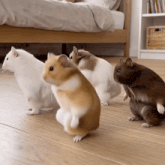
#> input picture data/dance.gif, 165 x 165 px
$ python prepare_extra_activities.py
#> lines starting #> are read from the running program, lines starting #| are printed output that depends on the picture
"""Prepare dance while preserving every existing device GIF byte-for-byte.
Requires Pillow. Run after prepare_preview.py if rebuilding the base set.
All source frames and timing are retained; resolution/palette adapt to headroom.
"""
from pathlib import Path
from io import BytesIO
from PIL import Image, ImageOps, ImageFilter

ROOT = Path(__file__).resolve().parents[1]
OUTPUT = ROOT / "device_data"
NAMES = ("dance.gif",)
BUDGET = 2200000
OUTPUT.mkdir(exist_ok=True)
base = sum(p.stat().st_size for p in OUTPUT.iterdir() if p.name not in NAMES)
source = {}
for name in NAMES:
    image = Image.open(ROOT / "data" / name)
#> image is the input picture: PIL image 165x165 P; mean R, G, B 153.5, 128.6, 110.5
    frames, durations = [], []
    for i in range(image.n_frames):
        image.seek(i)
        frames.append(image.convert("RGB"))
        durations.append(max(image.info.get("duration",40),10))
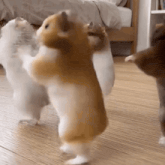
#> image: PIL image 165x165 RGB; mean R, G, B 154.5, 128.7, 109.4
#> after the loop, durations = 52 values from 100 to 100; frames = 52 items
    source[name] = frames, durations

selected = None
for size in (160,144,128,120,112,96,80):
    resized = {name: [ImageOps.pad(f,(size,size),method=Image.Resampling.LANCZOS,
                   color="white").filter(ImageFilter.MedianFilter(3)) for f in frames]
               for name,(frames,_) in source.items()}
    for colors in (128,96,64,48,32):
        encoded = {}
        for name, frames in resized.items():
            strip = Image.new("RGB",(size,size*len(frames)))
            for i,frame in enumerate(frames): strip.paste(frame,(0,size*i))
            palette = strip.quantize(colors=colors,method=Image.Quantize.MEDIANCUT)
            indexed = [f.quantize(palette=palette,dither=Image.Dither.NONE) for f in frames]
            for frame in indexed: frame.info.clear()
            output = BytesIO()
            indexed[0].save(output,format="GIF",save_all=True,append_images=indexed[1:],
                            duration=source[name][1],loop=0,disposal=1,optimize=True)
            encoded[name] = output.getvalue()
        total = base + sum(map(len,encoded.values()))
        print(f"{size}px / {colors} colors: {total:,} total bytes")
        if total <= BUDGET:
            selected = encoded
            break
    if selected is not None: break
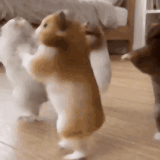
#> frame: PIL image 160x160 P; mean R, G, B 153.1, 127.4, 108.1
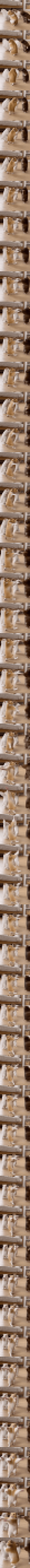
#> strip: PIL image 160x8320 RGB (shown at 1/6 size); mean R, G, B 155.5, 129.9, 111
if selected is None:
    raise RuntimeError("New activities do not fit; existing files were left untouched")
for name, content in selected.items():
    check = Image.open(BytesIO(content))
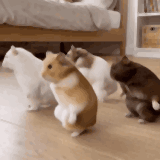
#> check: PIL image 160x160 P; mean R, G, B 152, 127.2, 109.2
    assert check.size == (size,size) and check.info.get("loop") == 0
    elapsed = 0
    for i in range(check.n_frames):
        check.seek(i); check.load(); elapsed += check.info.get("duration",0)
#> this loop made 52 passes
#> elapsed on passes 1 to 12: 100, 200, 300, 400, 500, 600, 700, 800, 900, 1000, 1100, 1200
#> after the loop, elapsed = 5200
    assert elapsed == sum(source[name][1]), f"Timing changed: {name}"
    (OUTPUT/name).write_bytes(content)
    print(f"Verified {name}: {check.n_frames} frames, {len(content):,} bytes")
#| Verified dance.gif: 52 frames, 807,862 bytes
print(f"All seven activities: {total:,} bytes / {BUDGET:,} budget")

$ run again, with data/hami-drink-explore-sheet.png saved as data/dance.gif
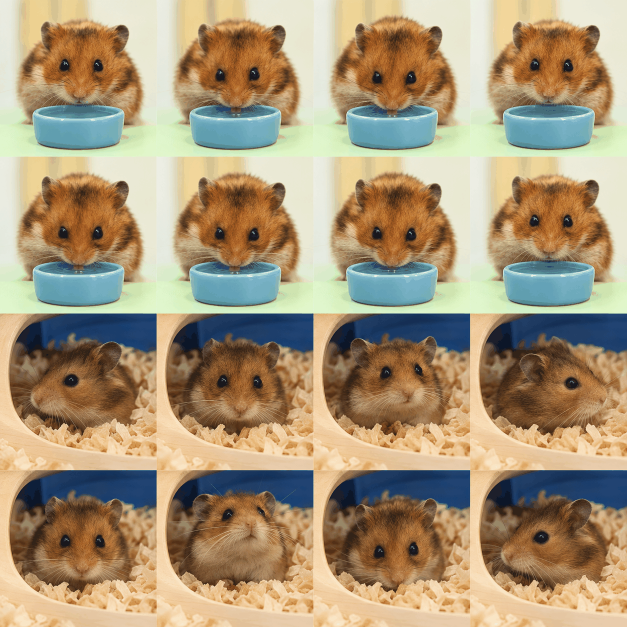
#> input picture data/hami-drink-explore-sheet.png, 1254 x 1254 px (shown at 1/2 size)
#> image is the input picture: PIL image 1254x1254 P; mean R, G, B 168, 149.9, 120.8
#> after the loop `for i in range(image.n_frames):`: durations = [40]; frames = 1 item
#> after the loop `for size in (160,144,128,120,112,96,80):`:
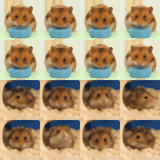
#> frame: PIL image 160x160 P; mean R, G, B 167.9, 149.2, 119.9
#> the loop `for i in range(check.n_frames):` made 1 pass
#> after the loop `for i in range(check.n_frames):`: elapsed = 40
#| Verified dance.gif: 1 frames, 17,515 bytes
